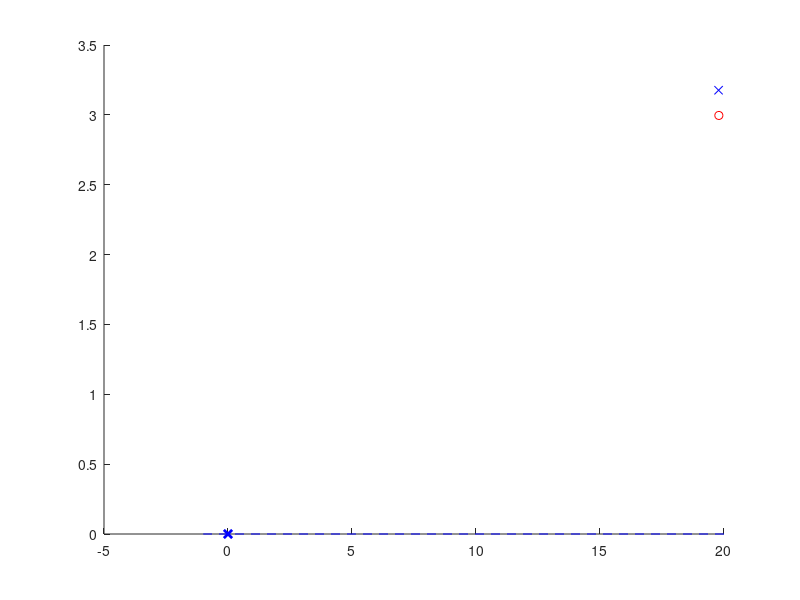

MATLAB code to generate this figure: (Note: this script raises an error after producing the figure.)
% Extended Kalman filter example
clear;clc;

% Discrete time step
dt = 0.1;

% Initial State
x0 = [20 -2 3]';

% Prior
mu = [22 -1.8 3.5]'; % mean (mu)
S = 1*eye(3);% covariance (Sigma)

% Discrete motion model
Ad = [ 1 dt 0 ; 0 1 0; 0 0 1];

R = [.0001 0 0; 0 .0001 0 ; 0 0 .0001];
[RE, Re] = eig (R);

% Measurement model defined below
Q = [.0001];

% Simulation Initializations
Tf = 10;
T = 0:dt:Tf;
n = length(Ad(1,:));
x = zeros(n,length(T));
x(:,1) = x0;
m = length(Q(:,1));
y = zeros(m,length(T));
mup_S = zeros(n,length(T));
mu_S = zeros(n,length(T));


%% Main loop
for t=2:length(T)
    %% Simulation
    % Select a motion disturbance
    e = RE*sqrt(Re)*randn(n,1);
    % Update state
    x(:,t) = Ad*x(:,t-1) + e;

    % Take measurement
    % Select a motion disturbance
    d = sqrt(Q)*randn(m,1);
    % Determine measurement
    y(:,t) = sqrt(x(1,t)^2 + x(3,t)^2) + d;


    %% Extended Kalman Filter Estimation
    % Prediction update
    mup = Ad*mu;
    Sp = Ad*S*Ad' + R;

    % Linearization
    Ht = [(mup(1))/(sqrt(mup(1)^2 + mup(3)^2)) 0 (mup(3))/(sqrt(mup(1)^2 + mup(3)^2))];

    % Measurement update
    K = Sp*Ht'*inv(Ht*Sp*Ht'+Q);
    mu = mup + K*(y(:,t)-sqrt(mup(1)^2 + mup(3)^2));
    S = (eye(n)-K*Ht)*Sp;

    % Store results
    mup_S(:,t) = mup;
    mu_S(:,t) = mu;
    K_S(:,t) = K;


    %% Plot results
    figure(1);clf; hold on;
    plot(0,0,'bx', 'MarkerSize', 6, 'LineWidth', 2)
    plot([20 -1],[0 0],'b--')
    plot(x(1,2:t),x(3,2:t), 'ro--')
    plot(mu_S(1,2:t),mu_S(3,2:t), 'bx--')
    mu_pos = [mu(1) mu(3)];
    S_pos = [S(1,1) S(1,3); S(3,1) S(3,3)];
    error_ellipse(S_pos,mu_pos,0.75);
    error_ellipse(S_pos,mu_pos,0.95);
    title('True state and belief')
    axis([-1 20 -1 10])
    F(t-1) = getframe;
end

